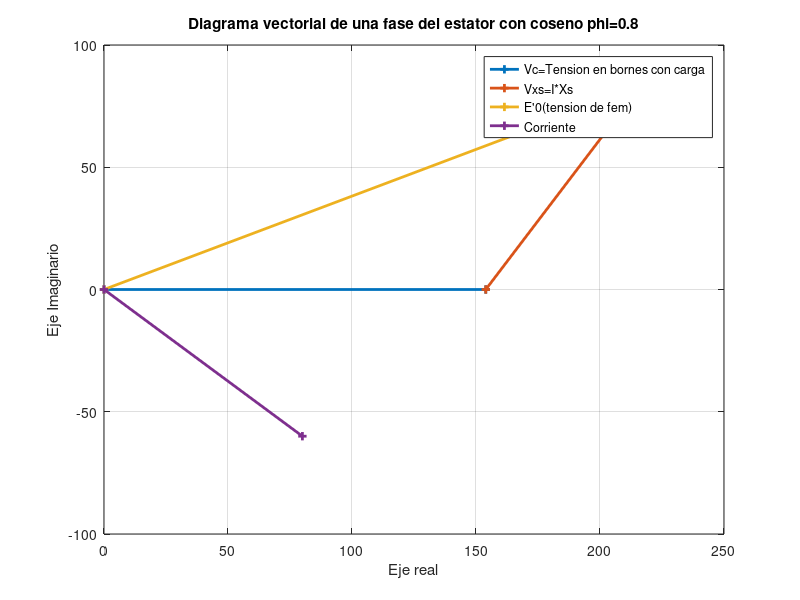

Write MATLAB code to recreate this figure.

clc;close all;
%% punto 1
% vlo=380;                    %tension de linea en vacio
% vlc=355;                    %tension de linea con carga
% I=40;                       %corriente
% R=.12;                      %Resistencia de armadura
% E0=vlo/sqrt(3);             %modulo de la tension en vacio
% vc=vlc/sqrt(3);             %tension en carga, es un vector real
% vr=R*I;                     %coseno phi es 1, la tension tambien es real
% delta=acos((vc+vr)/E0)*180/pi %resultado en radianes, convertido a grados
% vxs=sqrt(E0^2-(vc+vr)^2)*1i;%Se resuelve la parte imaginaria por trigonometria
% Xs=vxs/I                    %Se obtiene Xs
% E0=vc+vr+vxs                %es igual a la sumatora de todos los vectores.
% modulo=norm(E0)             %para comprobar el resultado
% Zs=R+Xs
% plot(real([0 vc]),imag([0 vc]),'-+','LineWidth',2);
% hold;grid;
% plot(real([vc vc+vr]),imag([vc vc+vr]),'-+','LineWidth',2);
% plot(real([vc+vr vc+vr+vxs]),imag([vc+vr vc+vr+vxs]),'-+','LineWidth',2);
% plot(real([0 E0]),imag([0 E0]),'-+','LineWidth',2);
% plot(real([0 I]),imag([0 I]),'-+','LineWidth',2);
% legend('Vc=Tension en bornes con carga','Vr=I*R','Vxs=I*Xs',"E'0(tension de fem)",'Corriente');
% axis([-5 230 -5 70]);
% xlabel('Eje real')
% ylabel('Eje Imaginario')
% title('Diagrama vectorial de una fase del estator')
% %% punto 2
% cosphi=.8;                   %coseno de phi
% Vl=400;                     %tension nominal de linea
% I=100;                      %corriente nominal
% f=60;                       %frecuencia
% Xs=1.03*1i;                 %Reactancia sincronica (compleja)
% Lfe=850;                    %Perdidas en el hierro
% Lroz=1100;                  %perdidas por rozamiento y ventilacion
% phi=-acos(cosphi)           %angulo negativo en este caso
% E0=Vl/sqrt(3);              %tension de fase
% Iphi=I*exp(phi*1i)          %El valor complejo de la tension
% Vxs=Iphi*Xs                 %Caida de tension en Xs
% E0c=sqrt(E0^2-imag(Vxs)^2)+imag(Vxs)*1i;
% %se calcula E0 en forma compleja, sabiendo que su parte imaginaria
% %debe ser igual a la parte imaginaria de Vxs
% Vc=E0c-Vxs                  %Modulo de Vc
% %E0c=Vc+Vxs;                %fem inducida expresada en forma compleja
% delta=angle(E0c)*180/pi      %Angulo delta entre E0 y Vc
%% punto 2
cosphi=.8;                   %coseno de phi
Vl=400;                     %tension nominal de linea
I=100;                      %corriente nominal
f=60;                       %frecuencia
Xs=1.03*1i;                 %Reactancia sincronica (compleja)
Lfe=850;                    %Perdidas en el hierro
Lroz=1100;                  %perdidas por rozamiento y ventilacion
phi=-acos(cosphi)           %angulo negativo en este caso
E0=Vl/sqrt(3);              %tension de fase
Iphi=I*exp(phi*1i)          %El valor complejo de la tension
Vxs=Iphi*Xs                 %Caida de tension en Xs
E0c=sqrt(E0^2-imag(Vxs)^2)+imag(Vxs)*1i;
%se calcula E0 en forma compleja, sabiendo que su parte imaginaria
%debe ser igual a la parte imaginaria de Vxs
Vc=E0c-Vxs                  %Modulo de Vc
%E0c=Vc+Vxs;                %fem inducida expresada en forma compleja
delta=angle(E0c)*180/pi      %Angulo delta entre E0 y Vc

%% Graficacion:
plot(real([0 Vc]),imag([0 Vc]),'-+','LineWidth',2);
hold;grid;
plot(real([Vc Vc+Vxs]),imag([Vc Vc+Vxs]),'-+','LineWidth',2);
plot(real([0 E0c]),imag([0 E0c]),'-+','LineWidth',2);
plot(real([0 Iphi]),imag([0 Iphi]),'-+','LineWidth',2);
legend('Vc=Tension en bornes con carga','Vxs=I*Xs',"E'0(tension de fem)",'Corriente');
%axis([-5 250 -5 120]);
xlabel('Eje real')
ylabel('Eje Imaginario')
title('Diagrama vectorial de una fase del estator con coseno phi=0.8')
